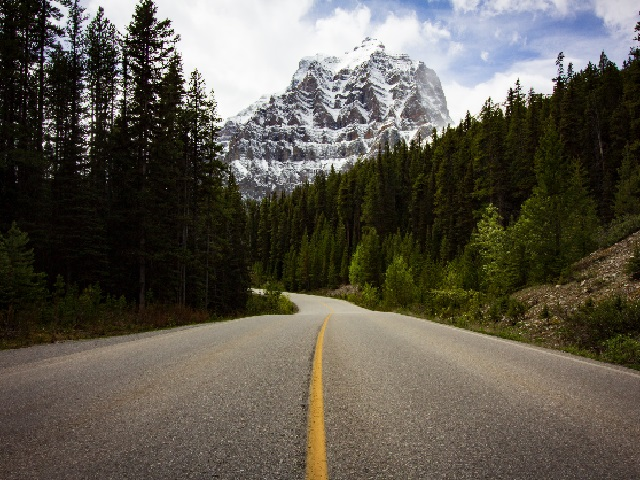
#> input picture HW8_Canny_BRam/N06-Tutorial/road_org.jpg, 640 x 480 px, found by its file name
$ python img2rowdata.py
#> lines starting #> are read from the running program, lines starting #| are printed output that depends on the picture
import cv2
import numpy as np

img_path = "D:\\GSlab_git_NAS\\HW8_Canny_BRam\\N06-Tutorial\\road_org.jpg"
img = cv2.imread(img_path)
#> img is the input picture: shape (480, 640, 3); mean B, G, R 77.4, 87.9, 92.7
gray = cv2.cvtColor(img, cv2.COLOR_BGR2GRAY)
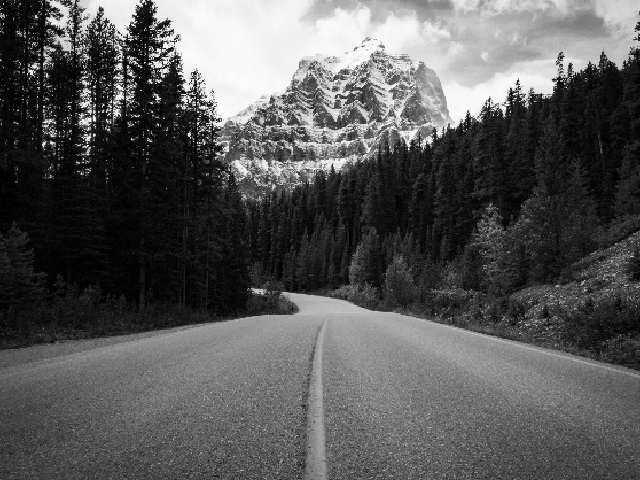
#> gray: shape (480, 640); min 0, max 255, mean 88.1
with open('input_data.txt', 'w') as file:
    for row in gray:
        file.write(',\n'.join(map(str, row)) + '\n')
